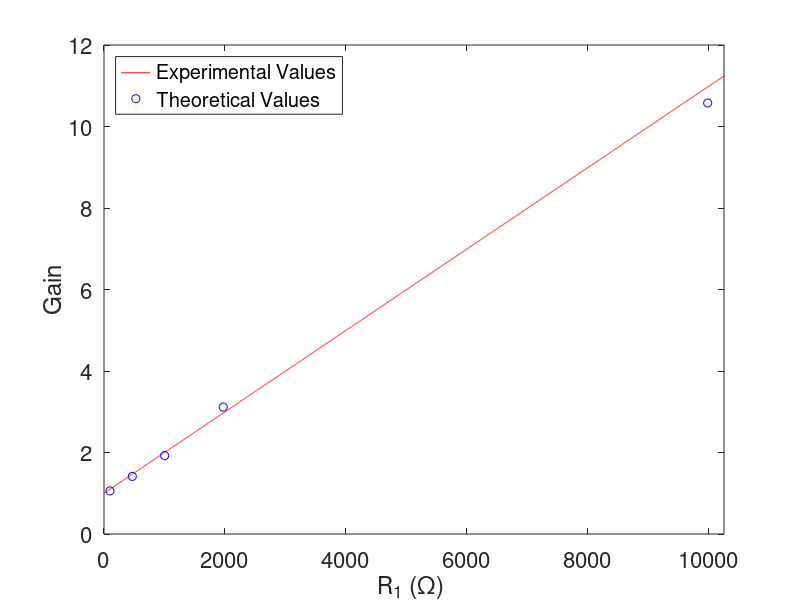
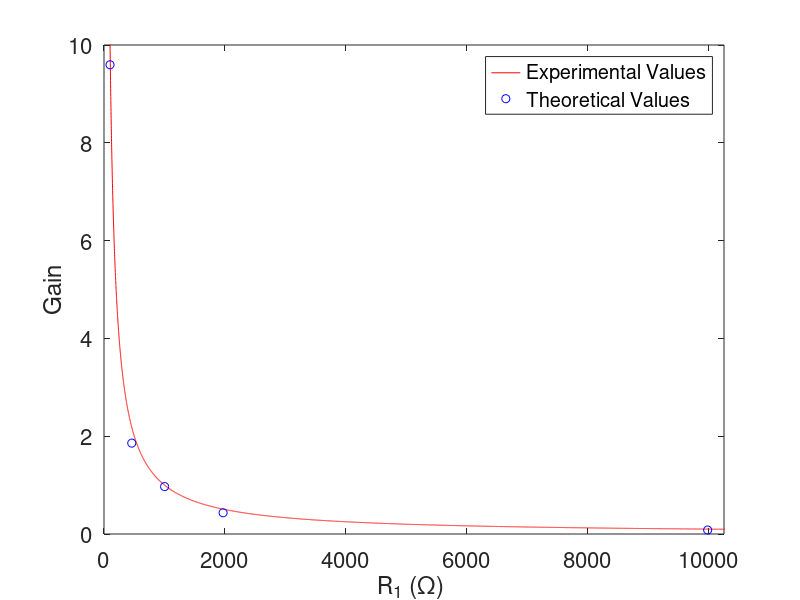

Write MATLAB code to recreate these figures, in order.
% Experiment A8 - Electronics III
% 10/27/17
clear
clf
clc

%% Gain vs R1
R1p1 = [98.6 468 1002 1971 9980];    % (Ohms)
N = 10500;
array = linspace(0,N,N);
Voutp1 = [2.20 2.94 4.00 6.48 22.0]; % (V)
R2p1 = 1001; % (Ohms)
Vinp1 = 2.08;    % (V)
Gain1meas = Voutp1./Vinp1;
Gain1theor = 1+array./R2p1;

figure(1)
plot(array,Gain1theor,'r-',R1p1,Gain1meas,'bo')
xlabel('R_1 (\Omega) ')
ylabel('Gain')
set(gca,'FontSize',16)
legend('Experimental Values','Theoretical Values','Location', 'Northwest')
axis([0,10250,0,12])


%% Gain vs R1
R1p2 = [99.5 459 1002 1969 9980];    % (Ohms)
Voutp2 = [19.0 3.68 1.92 0.860 0.160];  % (V)
R2p2 = 1001; % (Ohms)
Vinp2 = 1.98;    % (V)
array2 = linspace(100,10500,10500);
Gain2meas = Voutp2./Vinp2;
Gain2theor = R2p2./array2;

figure(2)
plot(array2,Gain2theor,'r-',R1p2,Gain2meas,'bo')
xlabel('R_1 (\Omega) ')
ylabel('Gain')
set(gca,'FontSize',16)
legend('Experimental Values','Theoretical Values','Location', 'Northeast')
axis([0,10250,0,10])
